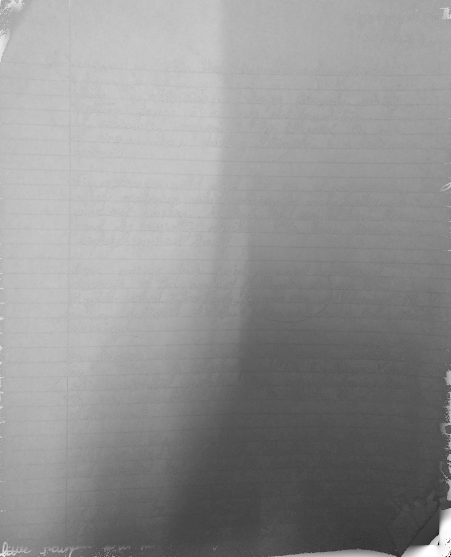
#> input picture src/Document/shading.png, 902 x 1114 px (shown at 1/2 size)
$ python tone_mapping.py
#> lines starting #> are read from the running program, lines starting #| are printed output that depends on the picture; after the words box and inside, x2 and y2 are one past the last pixel; in counts of white or black regions, pixels touching at a corner belong together
import numpy as np
import cv2


shading=cv2.imread('shading.png',0)
#> shading is the input picture: shape (1114, 902); min 8, max 255, mean 145.9
reflectance=cv2.imread('reflectance.png',0)
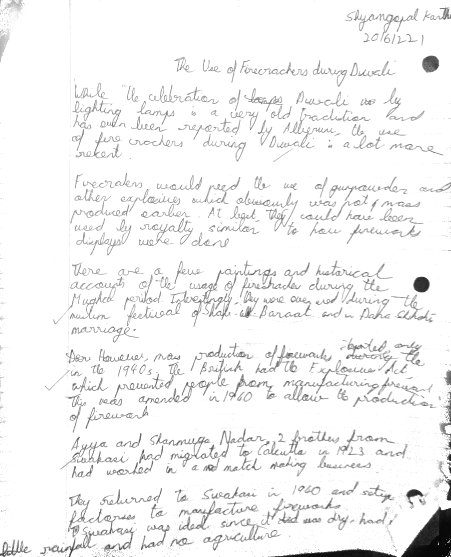
#> input picture src/Document/reflectance.png, 902 x 1114 px (shown at 1/2 size)
#> reflectance is the input picture: shape (1114, 902); min 3, max 255, mean 243.6
M=cv2.imread('bin1.png',0)
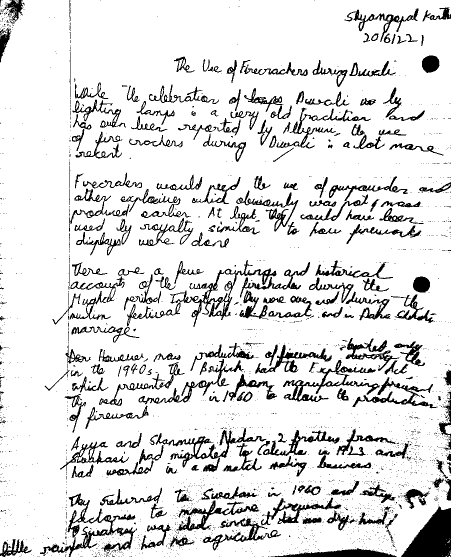
#> input picture src/Document/bin1.png, 902 x 1114 px (shown at 1/2 size)
#> M: shape (1114, 902); 87.5% white; 2374 black regions (2147 under 20 px), largest, box (x1, y1, x2, y2) and area: (802, 1013, 902, 1114) 6120, (80, 987, 274, 1114) 4176, (340, 520, 553, 654) 3384
M=M/255
im1=cv2.imread('doc1.png',0)

#> (the run stopped early here; a loop or call above may not have finished)
